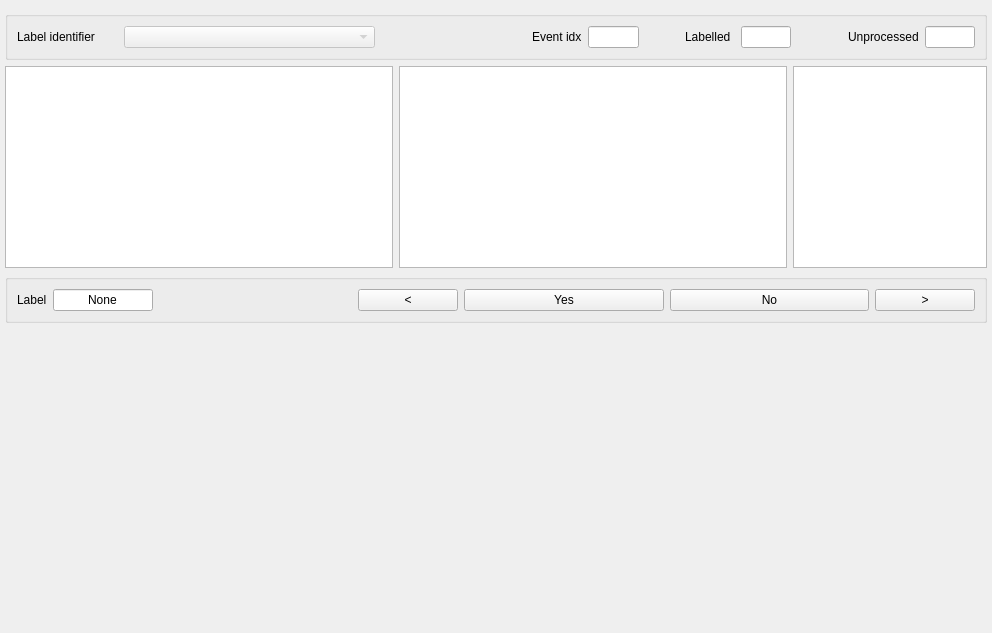
<?xml version="1.0" encoding="UTF-8"?>
<ui version="4.0">
 <class>binary</class>
 <widget class="QWidget" name="binary">
  <property name="geometry">
   <rect>
    <x>0</x>
    <y>0</y>
    <width>992</width>
    <height>633</height>
   </rect>
  </property>
  <property name="windowTitle">
   <string>Form</string>
  </property>
  <layout class="QVBoxLayout" name="verticalLayout_2" stretch="0,2,0,3">
   <property name="leftMargin">
    <number>5</number>
   </property>
   <property name="rightMargin">
    <number>5</number>
   </property>
   <property name="bottomMargin">
    <number>0</number>
   </property>
   <item>
    <widget class="QGroupBox" name="label_identifier_box">
     <layout class="QHBoxLayout" name="horizontalLayout" stretch="2,5,3,0,1,0,1,1,1,1,1">
      <item>
       <widget class="QLabel" name="label_identifier_text">
        <property name="text">
         <string>Label identifier</string>
        </property>
       </widget>
      </item>
      <item>
       <widget class="QComboBox" name="label_identifier_dropdown">
        <property name="enabled">
         <bool>false</bool>
        </property>
        <property name="editable">
         <bool>false</bool>
        </property>
       </widget>
      </item>
      <item>
       <spacer name="horizontalSpacer_3">
        <property name="orientation">
         <enum>Qt::Horizontal</enum>
        </property>
        <property name="sizeHint" stdset="0">
         <size>
          <width>40</width>
          <height>20</height>
         </size>
        </property>
       </spacer>
      </item>
      <item>
       <widget class="QLabel" name="label">
        <property name="text">
         <string>Event idx</string>
        </property>
       </widget>
      </item>
      <item>
       <widget class="QLineEdit" name="event_idx_text"/>
      </item>
      <item>
       <spacer name="horizontalSpacer_4">
        <property name="orientation">
         <enum>Qt::Horizontal</enum>
        </property>
        <property name="sizeHint" stdset="0">
         <size>
          <width>40</width>
          <height>20</height>
         </size>
        </property>
       </spacer>
      </item>
      <item>
       <widget class="QLabel" name="labelled_text">
        <property name="text">
         <string>Labelled</string>
        </property>
       </widget>
      </item>
      <item>
       <widget class="QLineEdit" name="labelled_number_box"/>
      </item>
      <item>
       <spacer name="horizontalSpacer_2">
        <property name="orientation">
         <enum>Qt::Horizontal</enum>
        </property>
        <property name="sizeHint" stdset="0">
         <size>
          <width>40</width>
          <height>20</height>
         </size>
        </property>
       </spacer>
      </item>
      <item>
       <widget class="QLabel" name="label_2">
        <property name="text">
         <string>Unprocessed</string>
        </property>
       </widget>
      </item>
      <item>
       <widget class="QLineEdit" name="unprocessed_number_box"/>
      </item>
     </layout>
    </widget>
   </item>
   <item>
    <widget class="QFrame" name="cell_images_box">
     <layout class="QHBoxLayout" name="horizontalLayout_2" stretch="2,2,1">
      <property name="leftMargin">
       <number>0</number>
      </property>
      <property name="topMargin">
       <number>0</number>
      </property>
      <property name="rightMargin">
       <number>0</number>
      </property>
      <property name="bottomMargin">
       <number>0</number>
      </property>
      <item>
       <widget class="QGraphicsView" name="cell_image_no_contour"/>
      </item>
      <item>
       <widget class="QGraphicsView" name="cell_image_with_contour"/>
      </item>
      <item>
       <widget class="QGraphicsView" name="cut_cell_image"/>
      </item>
     </layout>
    </widget>
   </item>
   <item>
    <widget class="QGroupBox" name="controls_box">
     <layout class="QHBoxLayout" name="horizontalLayout_3" stretch="0,1,2,1,2,2,1">
      <item>
       <widget class="QLabel" name="label_status_text">
        <property name="text">
         <string>Label</string>
        </property>
       </widget>
      </item>
      <item>
       <widget class="QLineEdit" name="label_status_box">
        <property name="text">
         <string>None</string>
        </property>
        <property name="alignment">
         <set>Qt::AlignCenter</set>
        </property>
       </widget>
      </item>
      <item>
       <spacer name="horizontalSpacer">
        <property name="orientation">
         <enum>Qt::Horizontal</enum>
        </property>
        <property name="sizeHint" stdset="0">
         <size>
          <width>40</width>
          <height>20</height>
         </size>
        </property>
       </spacer>
      </item>
      <item>
       <widget class="QPushButton" name="back_button">
        <property name="text">
         <string>&lt;</string>
        </property>
        <property name="shortcut">
         <string>Left</string>
        </property>
       </widget>
      </item>
      <item>
       <widget class="QPushButton" name="yes_button">
        <property name="text">
         <string>Yes</string>
        </property>
        <property name="shortcut">
         <string>C</string>
        </property>
       </widget>
      </item>
      <item>
       <widget class="QPushButton" name="no_button">
        <property name="text">
         <string>No</string>
        </property>
        <property name="shortcut">
         <string>N</string>
        </property>
       </widget>
      </item>
      <item>
       <widget class="QPushButton" name="forward_button">
        <property name="text">
         <string>&gt;</string>
        </property>
        <property name="shortcut">
         <string>Right</string>
        </property>
       </widget>
      </item>
     </layout>
    </widget>
   </item>
   <item>
    <widget class="QFrame" name="plot_box">
     <layout class="QHBoxLayout" name="horizontalLayout_4">
      <property name="leftMargin">
       <number>0</number>
      </property>
      <property name="topMargin">
       <number>0</number>
      </property>
      <property name="rightMargin">
       <number>0</number>
      </property>
      <property name="bottomMargin">
       <number>0</number>
      </property>
      <item>
       <widget class="PlotWidget" name="deformation_area_plot" native="true"/>
      </item>
      <item>
       <widget class="PlotWidget" name="brightness_area_plot" native="true"/>
      </item>
      <item>
       <widget class="PlotWidget" name="brightness_sd_brightness_plot" native="true"/>
      </item>
     </layout>
    </widget>
   </item>
  </layout>
 </widget>
 <customwidgets>
  <customwidget>
   <class>PlotWidget</class>
   <extends>QWidget</extends>
   <header>pyqtgraph</header>
   <container>1</container>
  </customwidget>
 </customwidgets>
 <resources/>
 <connections/>
</ui>
